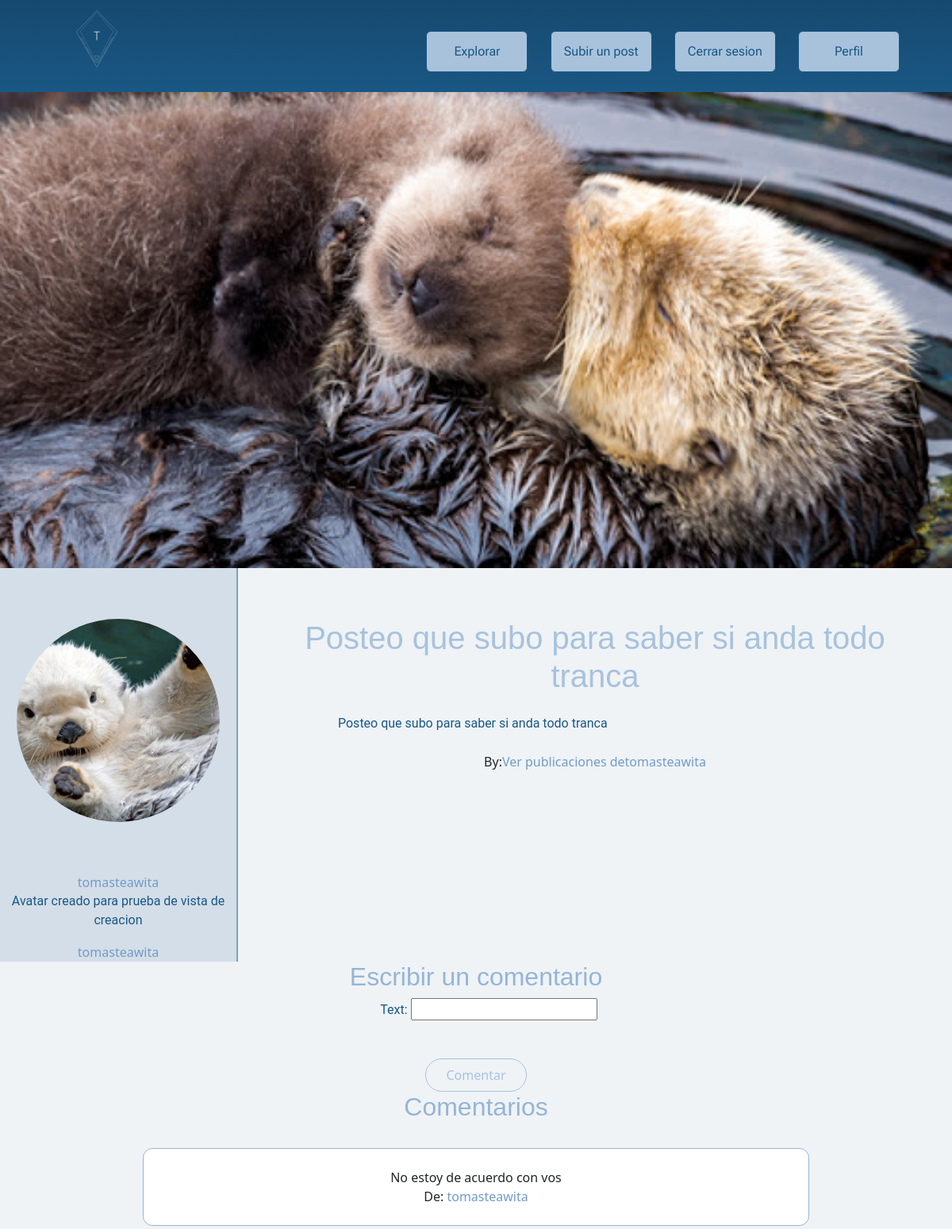
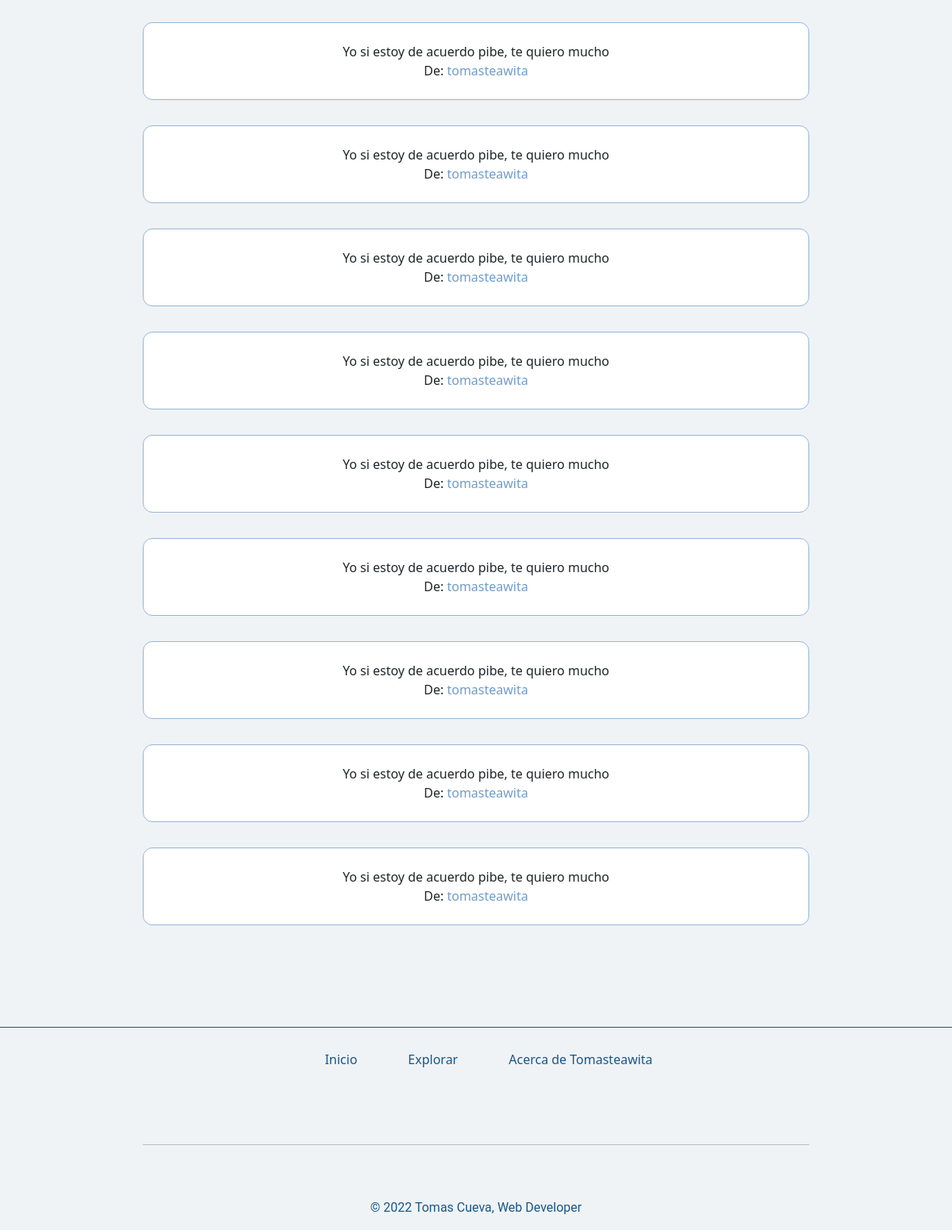
Page /detailPost/6 on the committed database (2 pictures, top to bottom).
### blog/models.py (models this page shows, shortened)
class Post(models.Model):
    title = models.CharField(max_length=75)
    description = models.CharField(max_length=256)
    text = models.TextField(max_length=1040)
    image = models.ImageField(upload_to='image',null=True,blank=True)
    user = models.ForeignKey(User, on_delete=models.CASCADE,null=True,blank=True)
    category = models.ForeignKey(Category, on_delete=models.CASCADE,null=True,blank=True)
    date = models.DateTimeField(null=True)
    def __str__(self):
        return f'Post: {self.title}'

class Avatar(models.Model):
    user = models.ForeignKey(User, on_delete=models.CASCADE,null=True,blank=True)
    perfil_image = models.ImageField(upload_to='perfil_image')
    perfil_description = models.CharField(max_length=256)
    developer_type = models.CharField(max_length=65)

class Comentario(models.Model):
    text = models.CharField(max_length=256)
    user = models.ForeignKey(User, on_delete=models.CASCADE,null=True,blank=True)
    post = models.ForeignKey(Post, on_delete=models.CASCADE,null=True,blank=True)

### blog/views.py (the view)
# urls.py: path('detailPost/<int:post_id>',detail_post,name="DetailPost"),
def detail_post(request,post_id):
    post = Post.objects.get(id=post_id)
    context = {'post':post}
    try:
        avatar = Avatar.objects.get(user_id=post.user.id)
        context['avatar'] = avatar
    except:
        pass
    try:
        coments = Comentario.objects.filter(post_id=post_id)
        context['coments'] = coments
    except:
        pass
    if request.method == 'POST':
        coment_form = ComentForm(request.POST)
        coment_form.user = request.user.pk
        coment_form.post = post_id
        if coment_form.is_valid():
            coment_form_clean = coment_form.cleaned_data
            coment_clean = Comentario(text= coment_form_clean['text'],user = request.user,post =post)
            coment_clean.save()
    else:
        coment_form = ComentForm(initial={'user':request.user.pk,'post':post_id})
        context['form'] = coment_form
    return render(request, 'detailPost.html',context = context)

### blog/forms.py
class ComentForm(forms.Form):
    text = forms.CharField(max_length=256)
    user = forms.ModelChoiceField(queryset=User.objects.all())
    post = forms.ModelChoiceField(queryset=Post.objects.all())

### blog/templates/detailPost.html (shortened to what this page needs)
{% extends 'main.html' %}
{% load static %}
{% block main %}
<main class="detailPost">
    <section>
        <img src="{{post.image.url}}" alt="">
    </section>
    <section>
        <aside class="user-detail-card">
        {% if avatar%}
            <img src="{{avatar.perfil_image.url}}" alt="">
        {% else %}
            <img src="{% static 'sources/images/perfil_image-_predeterm.webp'%}" alt="">
        {% endif %}
            <div>
                <a href="{% url 'DetailUser' post.user.id%}">{{post.user.username}}</a>
            </div>
        {% if avatar %}
            <p>{{avatar.perfil_description}}</p>
        {% endif %}
            <a href="{% url 'DetailUser' post.user.id%}">{{post.user.username}}</a>
        </aside>
        <article>
            <h1>{{post.description}}</h1>
            <p>{{post.text}}</p>
            <nav>
                <span>By:</span><a href="{% url 'DetailUser' post.user.id%}"><span>Ver publicaciones de</span>{{post.user.username}} </a>
            </nav>
        </article>
    </section>
    <section class="form-coments">
        <h2>Escribir un comentario</h2>
        <form method="post"> {% csrf_token %}
            <ul>
                {{form.as_ul}}
            </ul>
            <button type="submit">
                Comentar
            </button>
        </form>
        <h2>Comentarios</h2>
        {% if coments %}
            {% for coment in coments %}
                <article class="coment-card">
                    <div>
                        {{coment.text}}
                        <nav>
                            <span>De: </span><a href="{% url 'DetailUser' coment.user.id%}">{{coment.user.username}}</a>
                        </nav>
                    </div>
                </article>
                {% endfor %}
            {% else %}
            <strong>No hay comentarios</strong>
            {% endif %}
    </section>
</main>
{% endblock  %}

### tomasteawita/static/css/style.css (style rules this page uses)
*, *:before, *:after { box-sizing: border-box; margin: 0; padding: 0; }
body { background-color: #eff3f6; }
a, strong { text-decoration: none; color: #719cc6; }
main { z-index: 10; }
p, label { color: #1A5784; font-family: "Roboto", "Quicksand", sans-serif; }
h1, h2, h3, h4, h5, h6 { font-family: Helvetica; }
h1 { color: #A8C2DC; }
h2 { color: #96b5d5; }
ul { list-style-type: none; }
.detailPost section:first-child img { width: 100%; height: 600px; object-fit: cover; }
.detailPost section:nth-child(2) { display: grid; grid-template-columns: 1fr 3fr; grid-template-rows: 1fr; justify-items: stretch; align-items: flex-start; text-align: center; }
.detailPost section:nth-child(2) article { text-align: center; width: 90%; margin: 64px auto; }
.detailPost section:nth-child(2) article p { text-align: start; width: 80%; margin: 24px auto; }
.detailPost .form-coments { text-align: center; }
.detailPost .form-coments form { text-align: center; }
.detailPost .form-coments form button { width: 128px; height: 42px; margin-top: 32px; border-radius: 32px; font-size: 1rem; border: 1px solid #A8C2DC; background-color: #eff3f6; color: #A8C2DC; }
.coment-card { border-radius: 12px; border: 1px solid #96b5d5; height: max-content; background-color: white; margin: 32px auto; padding: 24px; width: 70%; }
.user-detail-card { text-align: center; background-color: #d4dee8; border-right: 2px solid #829fbb; width: 100%; }
.user-detail-card img { border-radius: 50%; height: 256px; width: 256px; margin: 64px auto; object-fit: cover; }

### rows in the picture
Post: image (picture), user.username "tomasteawita", description "Posteo que subo para saber si anda todo tranca", text "Posteo que subo para saber si anda todo tranca"
Avatar: perfil_image (picture), perfil_description "Avatar creado para prueba de vista de creacion"
Comentario: text "No estoy de acuerdo con vos", user.username "tomasteawita"
Comentario: text "Yo si estoy de acuerdo pibe, te quiero mucho", user.username "tomasteawita"
Comentario: text "Yo si estoy de acuerdo pibe, te quiero mucho", user.username "tomasteawita"
Comentario: text "Yo si estoy de acuerdo pibe, te quiero mucho", user.username "tomasteawita"
Comentario: text "Yo si estoy de acuerdo pibe, te quiero mucho", user.username "tomasteawita"
Comentario: text "Yo si estoy de acuerdo pibe, te quiero mucho", user.username "tomasteawita"
Comentario: text "Yo si estoy de acuerdo pibe, te quiero mucho", user.username "tomasteawita"
Comentario: text "Yo si estoy de acuerdo pibe, te quiero mucho", user.username "tomasteawita"
Comentario: text "Yo si estoy de acuerdo pibe, te quiero mucho", user.username "tomasteawita"
Comentario: text "Yo si estoy de acuerdo pibe, te quiero mucho", user.username "tomasteawita"
